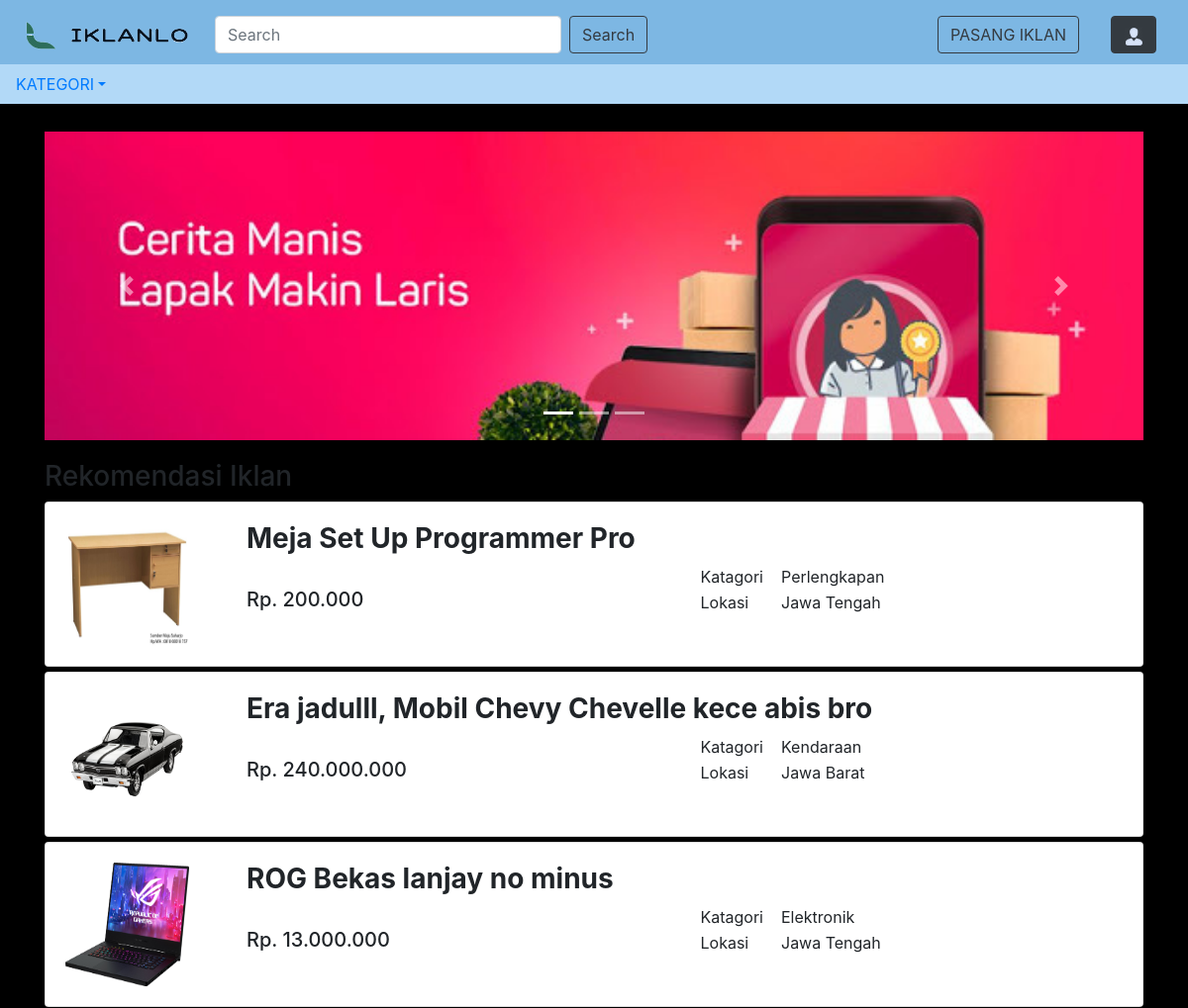
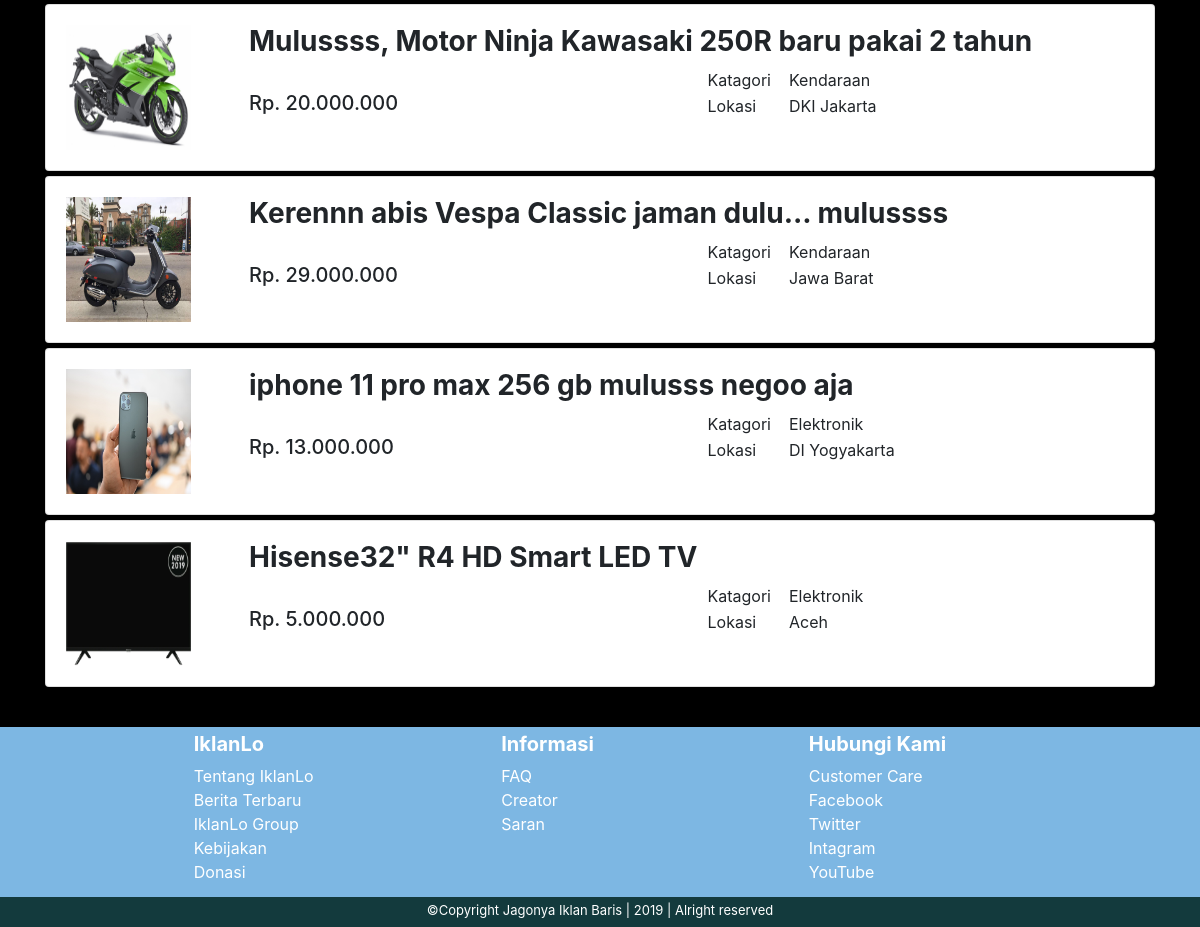
/menu_s.php (signed in), run on the app's committed database (2 pictures, top to bottom).
### tables this page shows
CREATE TABLE `barang` (
  `id_iklan` int(10) NOT NULL,
  `id_user` int(10) NOT NULL,
  `nama_barang` varchar(200) DEFAULT NULL,
  `kategori` varchar(50) NOT NULL,
  `harga` varchar(50) NOT NULL,
  `lokasi` varchar(50) NOT NULL,
  `gambar` varchar(300) NOT NULL
);

### menu_s.php (the view, shortened to what this page needs)
<?php
  include "open_db.php";
  include "notice_menu.php";
  if(isset($_GET['cari'])){
    $cari = $_GET['cari'];
    $sql = "SELECT * FROM barang WHERE nama_barang LIKE '%".$cari."%'";
  }
  else{
    $sql = "SELECT * FROM barang";
  }
  $query = mysqli_query($conn, $sql);
?>
<!DOCTYPE html>
<html>
<head>
	<link rel="stylesheet" type="text/css" href="css/bootstrap.css">
	<link rel="stylesheet" type="text/css" href="template.css">
</head>
<body>
	<div class="container">
		<div class="header">
			<nav class="navbar fixed-top" style="background-color: #7db7e3;">
				<form class="form-inline" method="GET" action="menu_s.php">
  					<a class="navbar-brand" href="menu.php"><img src="logo.png" width="175" height="30"></a>
    				<input class="form-control mr-sm-2" type="search" placeholder="Search" name="cari"
    					aria-label="Search" style="width: 350px; margin-left: 10px;">
   					<button class="btn btn-outline-dark my-2 my-sm-0" type="submit">Search</button>
  				</form>
  				<ul class="nav justify-content-end" >
  					<li class="nav-item">
  						<a class="nav-link" href="form_iklan.php">
                <button type="button" class="btn btn-outline-dark">PASANG IKLAN</button>
              </a>
  					</li>
  					<li class="nav-item">
              <a class="nav-link">
  					   <button type="button" class="btn btn-dark" data-toggle="modal"
                data-target="#notice_user">
                  <img src="pic/person.png" width="20" height="20">
                </button>
              </a>
  					</li>
  				</ul>
			</nav>
			<nav class="fixed-top" style="background-color: #b2d9f7; top: 65px;">
				<div class="nav-item dropdown megamenu-li">
       				<a class="nav-link dropdown-toggle" href="" id="dropdown" data-toggle="dropdown"
       					aria-haspopup="true" aria-expanded="false">KATEGORI</a>
      			</div>
			</nav>
		</div>
		<div class="main">
			<div id="carouselExampleIndicators" class="carousel slide" data-ride="carousel"
				style="margin-bottom: 20px;">
  				<ol class="carousel-indicators">
    				<li data-target="#carouselExampleIndicators" data-slide-to="0" class="active"></li>
    				<li data-target="#carouselExampleIndicators" data-slide-to="1"></li>
    				<li data-target="#carouselExampleIndicators" data-slide-to="2"></li>
  				</ol>
  				<div class="carousel-inner">
    				<div class="carousel-item active">
      					<img src="pic/image1.jpeg" class="d-block w-100">
   					</div>
  				</div>
  			<a class="carousel-control-prev" href="#carouselExampleIndicators" role="button" data-slide="prev">
    			<span class="carousel-control-prev-icon" aria-hidden="true"></span>
  			</a>
  			<a class="carousel-control-next" href="#carouselExampleIndicators" role="button" data-slide="next">
    			<span class="carousel-control-next-icon" aria-hidden="true"></span>
  			</a>
			</div>
			<h3>Rekomendasi Iklan</h3>
			<?php while ($data = mysqli_fetch_array($query)){ ?>
      <div class="card" style="margin-bottom: 5px;">
        <div class="card-body">
          <div class="row">
            <div class="col-2">
              <img src="img/<?= $data["gambar"]; ?>" width="125px" height="125px">
            </div>
            <div class="col-10">
              <h3><strong><?php echo $data['nama_barang']; ?></strong></h3>
               <div class="row">
                <div class="col-6"><br>
                  <h5> Rp. <?php echo $data['harga']; ?><h5/>
                </div>
                <div class="col">
                <table>
                  <tr>
                    <td>Katagori</td>
                    <td>&emsp;<?php echo $data['kategori']; ?></td>
                  </tr>
                  <tr>
                    <td>Lokasi</td>
                    <td>&emsp;<?php echo $data['lokasi']; ?></td>
                  </tr>
                </table>
                </div>
               </div>
            </div>
          </div>
        </div>
      </div>
      <?php } ?>
		</div>
	</div>
	<div class="footer">
    <div class="ft-1" style="padding-top: 5px;">
      <div class="row justify-content-md-center" style="color: white;">
        <div class=" col-lg-3">
          <ul style="list-style: none">
            <li><h5><strong>IklanLo</strong></h5></li>
            <li>Tentang IklanLo</li>
            <li>Berita Terbaru</li>
            <li>IklanLo Group</li>
            <li>Kebijakan</li>
            <li>Donasi</li>
          </ul>
        </div>
        <div class="col-md-auto col-lg-3">
            <ul style="list-style: none">
            <li><h5><strong>Informasi</strong></h5></li>
            <li>FAQ</li>
            <li>Creator</li>
            <li>Saran</li>
          </ul>
        </div>
        <div class="col-lg-3">
           <ul style="list-style: none">
            <li><h5><strong>Hubungi Kami</strong></h5></li>
            <li>Customer Care</li>
            <li>Facebook</li>
            <li>Twitter</li>
            <li>Intagram</li>
            <li>YouTube</li>
          </ul>
        </div>
      </div>
    </div>
    <div class="ft-2">
      <center>
          <font size="2" color="white">
            &copy;Copyright Jagonya Iklan Baris | 2019 | Alright reserved
          </font>
        </center>
    </div>
  </div>
</body>
</html>

### notice_menu.php (shortened to what this page needs)
<!DOCTYPE html>
<html>
<head>
 	<link rel="stylesheet" type="text/css" href="css/bootstrap.css">
</head>
<body>
</body>
</html>

### template.css (style rules this page uses)
body { background-color: black !important; }
.container { height: 100%; }
.megamenu-li { position: static; }
.main { margin-top: 12%; }
.footer { margin-top: 40px; height: 200px; bottom: 0 auto; }
.ft-1 { height: 170px; bottom: 20px auto; background: #7db7e3; }
.ft-2 { height: 30px; background: #133a3d; bottom: 0 auto; }
ul { list-style-type: none; color: white; }

### data on the page
barang: gambar (picture), nama_barang "Meja Set Up Programmer Pro", harga "200.000", kategori "Perlengkapan", lokasi "Jawa Tengah"
barang: gambar (picture), nama_barang "Era jadulll, Mobil Chevy Chevelle kece abis bro", harga "240.000.000", kategori "Kendaraan", lokasi "Jawa Barat"
barang: gambar (picture), nama_barang "ROG Bekas lanjay no minus", harga "13.000.000", kategori "Elektronik", lokasi "Jawa Tengah"
barang: gambar (picture), nama_barang "Mulussss, Motor Ninja Kawasaki 250R baru pakai 2 tahun", harga "20.000.000", kategori "Kendaraan", lokasi "DKI Jakarta"
barang: gambar (picture), nama_barang "Kerennn abis Vespa Classic jaman dulu... mulussss", harga "29.000.000", kategori "Kendaraan", lokasi "Jawa Barat"
barang: gambar (picture), nama_barang "iphone 11 pro max 256 gb mulusss negoo aja", harga "13.000.000", kategori "Elektronik", lokasi "DI Yogyakarta"
barang: gambar (picture), nama_barang "Hisense32\" R4 HD Smart LED TV", harga "5.000.000", kategori "Elektronik", lokasi "Aceh"
